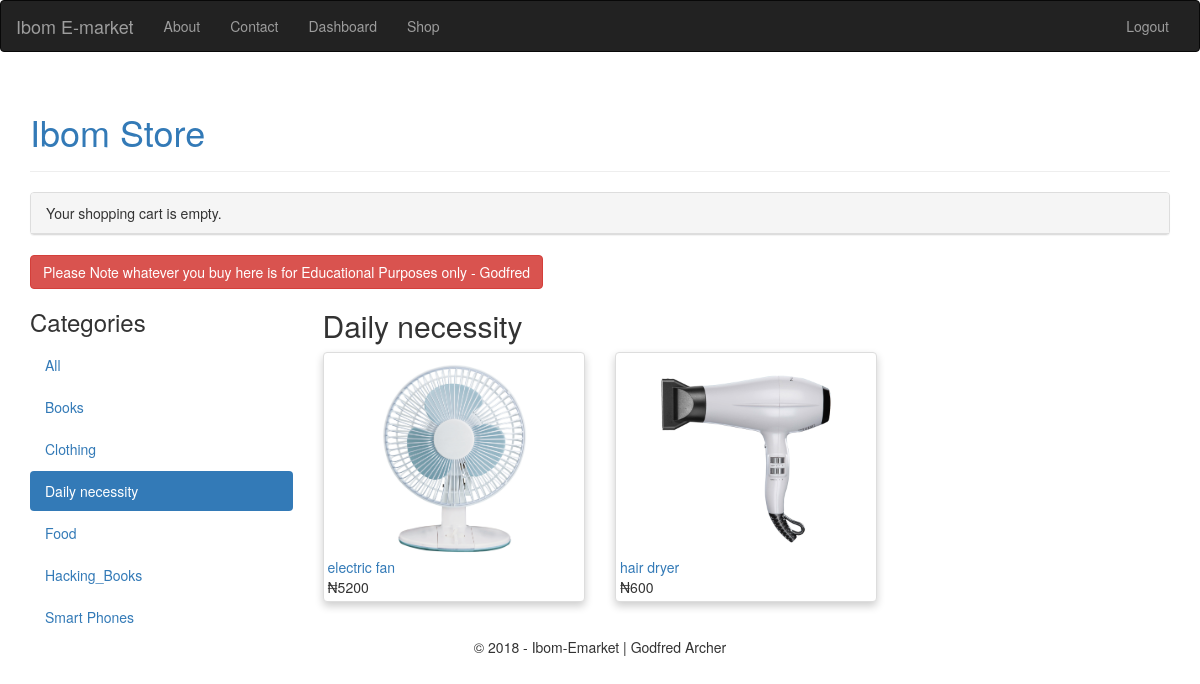
The page /shop/daily-necessity/ (signed in) on the database its author committed.
### shop/models.py (models this page shows, shortened)
class Category(models.Model):
    name = models.CharField(max_length=200,
                            db_index=True)
    slug = models.SlugField(max_length=200,
                            db_index=True,
                            unique=True)
    class Meta:
        ordering = ('name',)
        verbose_name = 'category'
        verbose_name_plural = 'categories'
    def get_absolute_url(self):
        return reverse('shop:product_list_by_category',
                       args=[self.slug])

class Product(models.Model):
    category = models.ForeignKey(Category,
                                 related_name='products', on_delete=models.CASCADE)
    name = models.CharField(max_length=200, db_index=True)
    slug = models.SlugField(max_length=200, db_index=True)
    image = models.ImageField(upload_to='products/%Y/%m/%d',
                              blank=True)
    description = models.TextField(blank=True)
    price = models.DecimalField(max_digits=10, decimal_places=0)
    stock = models.PositiveIntegerField()
    available = models.BooleanField(default=True)
    created = models.DateTimeField(auto_now_add=True)
    updated = models.DateTimeField(auto_now=True)
    class Meta:
        ordering = ('name',)
        index_together = (('id', 'slug'),)
    def get_absolute_url(self):
        return reverse('shop:product_detail',
                       args=[self.id, self.slug])

### shop/views.py (the view)
@login_required
def product_list(request, category_slug=None):
    category = None
    categories = Category.objects.all()
    products = Product.objects.filter(available=True)
    if category_slug:
        category = get_object_or_404(Category, slug=category_slug)
        products = products.filter(category=category)
    return render(request,
                  'shop/product/list.html',
                  {'category': category,
                   'categories': categories,
                   'products': products})

### shop/templates/shop/product/list.html (shortened to what this page needs)
{% extends "shop/base.html" %}
{% load staticfiles %}
{% block content %}
<button class="btn btn-danger">Please Note whatever you buy here is for Educational Purposes only - Godfred</button>
    <div class="row">
        <div class="col-md-3">
            <h3>Categories</h3>
            <ul class="nav nav-pills nav-stacked">
                <li {% if not category %}class="active"{% endif %}>
                    <a href="{% url "shop:product_list" %}">All</a></li>
                {% for c in categories %}
                    <li {% if category.slug == c.slug %}class="active"{% endif %}>
                        <a href="{{ c.get_absolute_url }}">{{ c.name }}</a>
                    </li>
                {% endfor %}
            </ul>
        </div>
        <div class="col-md-9">
            <h2>{% if category %}{{ category.name }}{% else %}Products{% endif %}</h2>
            <div class="row">
                {% for product in products %}
                    <div class="col-md-4">
                        <div class="thumbnail card">
                            <a href="{{ product.get_absolute_url }}">
                                <img  style="height: 200px !important;" src="{% if product.image %}{{ product.image.url }}
                                          {% else %}{% static "img/no_image.png" %} {% endif %}">
                            </a>
                            <a href="{{ product.get_absolute_url }}">{{ product.name }}</a><br>
                            ₦{{ product.price }}
                        </div>
                    </div>
                {% endfor %}
            </div>
        </div>
    </div>
{% endblock %}

### static/static/css/main.css (style rules this page uses)
.card { box-shadow: 0 4px 8px 0 rgba(0,0,0,0.2); transition: 0.3s; }

### rows shown on the page
Category: name "Books"
Category: name "Clothing"
Category: name "Daily necessity"
Category: name "Food"
Category: name "Hacking_Books"
Category: name "Smart Phones"
Product: image (picture), name "electric fan", price "5200"
Product: image (picture), name "hair dryer", price "600"
